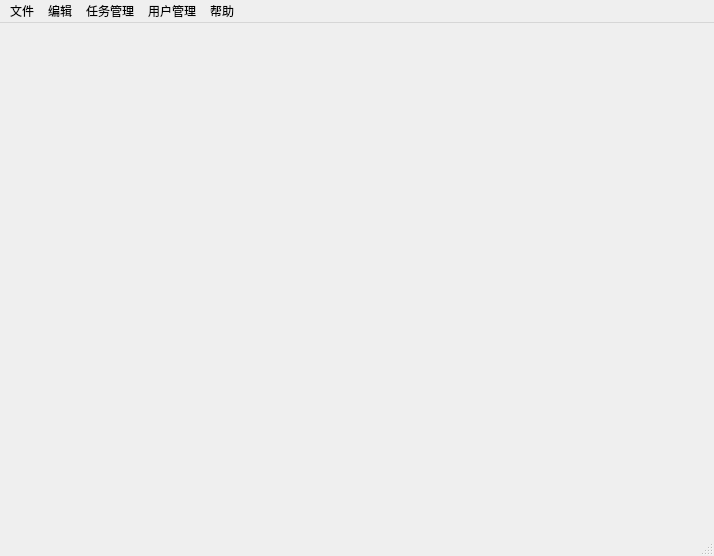
<?xml version="1.0" encoding="UTF-8"?>
<ui version="4.0">
 <class>MainWindow</class>
 <widget class="QMainWindow" name="MainWindow">
  <property name="geometry">
   <rect>
    <x>0</x>
    <y>0</y>
    <width>714</width>
    <height>556</height>
   </rect>
  </property>
  <property name="windowTitle">
   <string>MainWindow</string>
  </property>
  <widget class="QWidget" name="centralwidget"/>
  <widget class="QMenuBar" name="menubar">
   <property name="geometry">
    <rect>
     <x>0</x>
     <y>0</y>
     <width>714</width>
     <height>21</height>
    </rect>
   </property>
   <widget class="QMenu" name="menu">
    <property name="title">
     <string>文件</string>
    </property>
    <addaction name="action"/>
    <addaction name="action_2"/>
    <addaction name="separator"/>
   </widget>
   <widget class="QMenu" name="menu_2">
    <property name="title">
     <string>编辑</string>
    </property>
    <addaction name="action_4"/>
    <addaction name="separator"/>
   </widget>
   <widget class="QMenu" name="menu_3">
    <property name="title">
     <string>帮助</string>
    </property>
    <addaction name="action_11"/>
   </widget>
   <widget class="QMenu" name="menu_task_manage">
    <property name="title">
     <string>任务管理</string>
    </property>
    <addaction name="action_create_task"/>
    <addaction name="action_view_task"/>
   </widget>
   <widget class="QMenu" name="menu_account_manage">
    <property name="title">
     <string>用户管理</string>
    </property>
    <addaction name="action_add_account"/>
    <addaction name="action_13"/>
    <addaction name="action_14"/>
   </widget>
   <addaction name="menu"/>
   <addaction name="menu_2"/>
   <addaction name="menu_task_manage"/>
   <addaction name="menu_account_manage"/>
   <addaction name="menu_3"/>
  </widget>
  <widget class="QStatusBar" name="statusbar"/>
  <action name="action">
   <property name="text">
    <string>登录</string>
   </property>
  </action>
  <action name="action_2">
   <property name="text">
    <string>注销</string>
   </property>
  </action>
  <action name="action_4">
   <property name="text">
    <string>任务配置</string>
   </property>
  </action>
  <action name="action_5">
   <property name="text">
    <string>新建任务</string>
   </property>
  </action>
  <action name="action_new_task">
   <property name="text">
    <string>新建任务</string>
   </property>
  </action>
  <action name="action_10">
   <property name="text">
    <string>查看</string>
   </property>
  </action>
  <action name="action_11">
   <property name="text">
    <string>关于</string>
   </property>
  </action>
  <action name="action_new_task_2">
   <property name="text">
    <string>新建任务</string>
   </property>
  </action>
  <action name="action_view_task">
   <property name="text">
    <string>查看</string>
   </property>
  </action>
  <action name="action_create_task">
   <property name="text">
    <string>新建任务</string>
   </property>
  </action>
  <action name="action_6">
   <property name="text">
    <string>添加用户</string>
   </property>
  </action>
  <action name="action_7">
   <property name="text">
    <string>删除用户</string>
   </property>
  </action>
  <action name="action_8">
   <property name="text">
    <string>修改</string>
   </property>
  </action>
  <action name="action_add_account">
   <property name="text">
    <string>添加账号</string>
   </property>
  </action>
  <action name="action_13">
   <property name="text">
    <string>删除账号</string>
   </property>
  </action>
  <action name="action_14">
   <property name="text">
    <string>修改账号</string>
   </property>
  </action>
 </widget>
 <resources/>
 <connections>
  <connection>
   <sender>action_create_task</sender>
   <signal>triggered()</signal>
   <receiver>MainWindow</receiver>
   <slot>newTask()</slot>
   <hints>
    <hint type="sourcelabel">
     <x>-1</x>
     <y>-1</y>
    </hint>
    <hint type="destinationlabel">
     <x>356</x>
     <y>277</y>
    </hint>
   </hints>
  </connection>
  <connection>
   <sender>action_add_account</sender>
   <signal>triggered()</signal>
   <receiver>MainWindow</receiver>
   <slot>addAccount()</slot>
   <hints>
    <hint type="sourcelabel">
     <x>-1</x>
     <y>-1</y>
    </hint>
    <hint type="destinationlabel">
     <x>356</x>
     <y>277</y>
    </hint>
   </hints>
  </connection>
 </connections>
 <slots>
  <slot>newTask()</slot>
  <slot>addAccount()</slot>
 </slots>
</ui>
